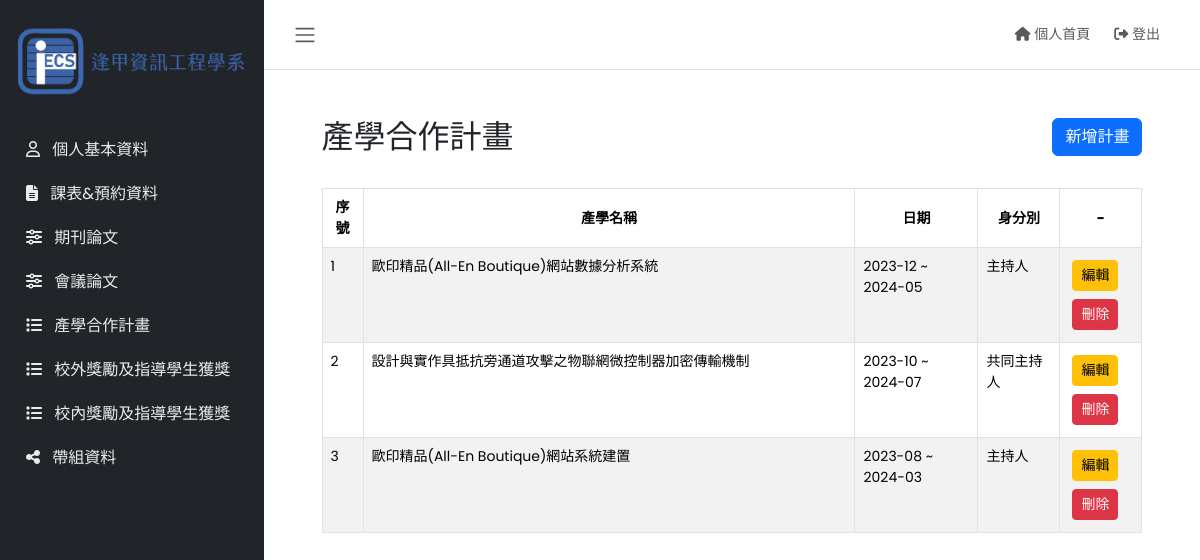
/admin/industry.php (signed in), run on the app's committed database.
### tables this page shows
CREATE TABLE `industry` (
  `id` int NOT NULL AUTO_INCREMENT,
  `產學名稱` varchar(500) NOT NULL,
  `開始日期` varchar(7) NOT NULL,
  `結束日期` varchar(7) NOT NULL,
  `身分類別` varchar(50) NOT NULL,
  `計畫代號` varchar(45) NOT NULL,
  `教授編號` varchar(8) NOT NULL,
  PRIMARY KEY (`id`,`產學名稱`)
);

### admin/industry.php (the view)
<?php require_once "includes/header.php" ?>
<?php require_once "includes/sidebar.php" ?>
<main class="content">
    <div class="container-fluid">
        <div class="mycontainer">
            <header class="d-flex justify-content-between mt-5">
                <h2>產學合作計畫</h2>
                <div>
                    <a href="./industry/create.php" class="btn btn-primary">新增計畫</a>
                </div>
            </header>
            <table class="table table-bordered table-hover table-striped"">
                <thead>
                    <tr>
                        <th width="5%">序號</th>
                        <th>產學名稱</th>
                        <th width="15%">日期</th>
                        <th width="10%">身分別</th>
                        <th width="10%">-</th>
                    </tr>
                </thead>
                <tbody>
                <?php
                $sqlSelect = mysqli_query($conn, "SELECT * FROM industry order by 開始日期 desc");
                $numrow = mysqli_num_rows($sqlSelect);
                if($numrow != 0){
                    $serial = 1;
                    while($data = mysqli_fetch_array($sqlSelect)){
                        ?>
                        <tr>
                            <td><?php echo $serial; ?></td>
                            <td><?php echo $data['產學名稱']; ?></td>
                            <td><?php echo $data['開始日期']; ?> ~ <?php echo $data['結束日期']; ?></td>
                            <td><?php echo $data['身分類別']; ?></td>
                            <td class="justify-content-center">
                                <a class="btn btn-warning btn-sm m-1" href="industry/edit.php?id=<?php echo $data['id']; ?>">編輯</a>
                                <a class="btn btn-danger btn-sm m-1" href="industry/delete.php?id=<?php echo $data['id']; ?>">刪除</a>
                            </td>
                        </tr>
                        <?php
                        $serial++;
                    }
                } else {
                    echo "<tr class='text-center'><td colspan='12'>目前無任何紀錄</td></tr>";
                }
                ?>
                </tbody>
            </table>
        </div>
    </div>
</main>
<?php require_once "includes/jslink.php" ?>

### css/admin.css (style rules this page uses)
body { font-family: 'Poppins', sans-serif; font-size: 0.875rem; opacity: 1; overflow: auto; margin: 0; }
a { cursor: pointer; text-decoration: none; font-family: 'Poppins', sans-serif; }
.content { flex: 1; max-width: 100vw; width: 100vw; }
@media (min-width:768px) { .content { max-width: auto; width: auto; } }
.mycontainer { width: 90%; margin: 1.5rem auto; }
.mycontainer table { margin: 1.5rem auto; }
table th { vertical-align:middle; text-align: center; }

### data on the page
industry: 產學名稱 "歐印精品(All-En Boutique)網站數據分析系統", 開始日期 "2023-12", 結束日期 "2024-05", 身分類別 "主持人"
industry: 產學名稱 "設計與實作具抵抗旁通道攻擊之物聯網微控制器加密傳輸機制", 開始日期 "2023-10", 結束日期 "2024-07", 身分類別 "共同主持人"
industry: 產學名稱 "歐印精品(All-En Boutique)網站系統建置", 開始日期 "2023-08", 結束日期 "2024-03", 身分類別 "主持人"
